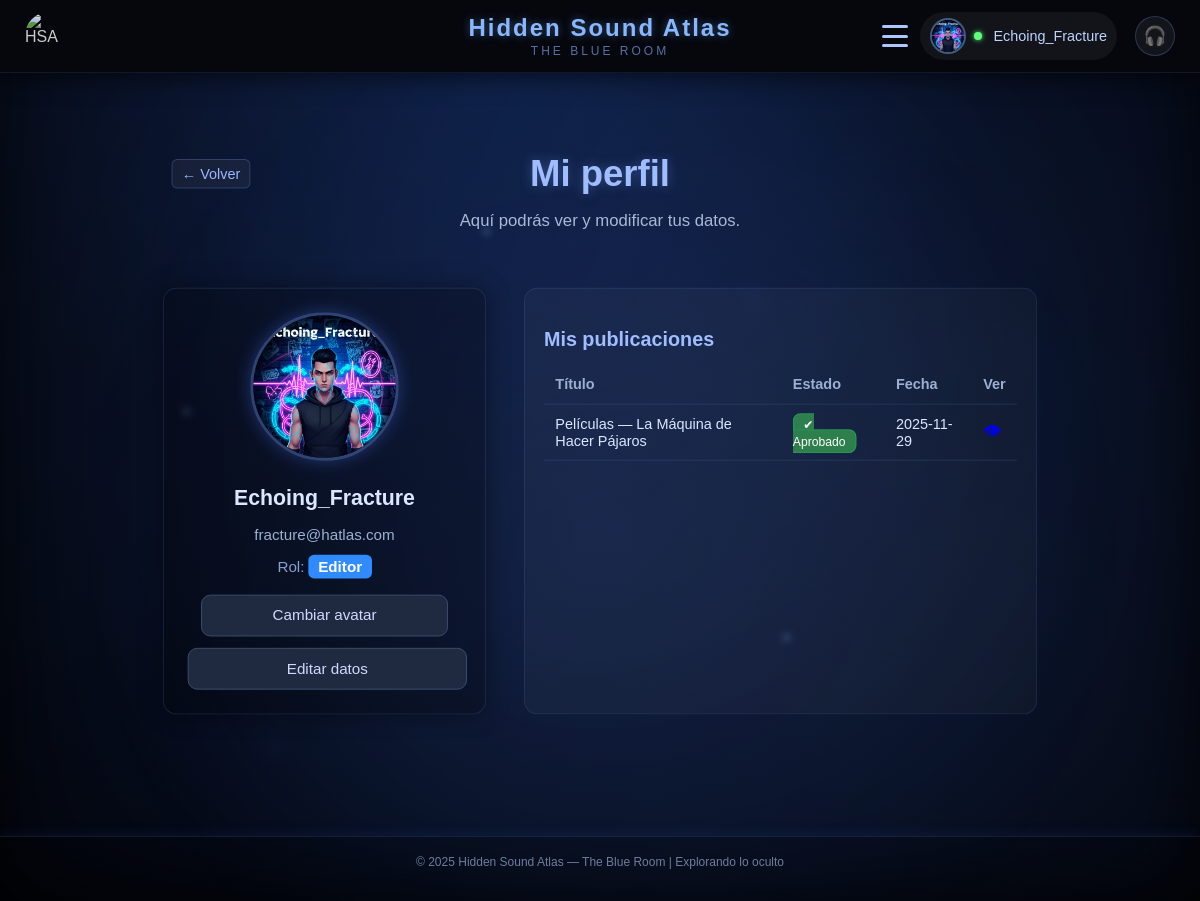
The app's page /public/?controller=users&action=profile (signed in) with its own data.
### tables this page shows
CREATE TABLE IF NOT EXISTS users (
    id INT UNSIGNED AUTO_INCREMENT PRIMARY KEY,
    username VARCHAR(50) NOT NULL UNIQUE,
    email VARCHAR(100) NOT NULL UNIQUE,
    password VARCHAR(255) NOT NULL,
    avatar VARCHAR(255) NULL,
    role ENUM('admin','editor','user') DEFAULT 'user',
    active TINYINT(1) DEFAULT 1,
    created_at DATETIME DEFAULT CURRENT_TIMESTAMP
);

CREATE TABLE IF NOT EXISTS posts (
    id INT UNSIGNED AUTO_INCREMENT PRIMARY KEY,
    title VARCHAR(255) NOT NULL,
    subtitle VARCHAR(255) NULL,
    slug VARCHAR(255) NOT NULL UNIQUE,
    content TEXT NOT NULL,
    image VARCHAR(255) NULL,
    visibility ENUM('public','private') DEFAULT 'public',
    status ENUM('draft','pending','approved','rejected') NOT NULL DEFAULT 'approved',
    author_id INT UNSIGNED NOT NULL,
    created_at DATETIME DEFAULT CURRENT_TIMESTAMP,

    CONSTRAINT fk_posts_user
        FOREIGN KEY (author_id)
        REFERENCES users(id)
        ON DELETE CASCADE
);

### app/controllers/UsersController.php (called while the page is built, shortened)
<?php
require_once __DIR__ . '/../models/User.php';
class UsersController {
    public function profile() {
        $userModel = new User();
        $user = $userModel->findById($_SESSION['user_id']);
        $posts = [];
        if ($_SESSION['role'] !== 'user') {
            require_once __DIR__ . '/../models/Post.php';
            $postModel = new Post();
            $posts = $postModel->getPostsByUser($_SESSION['user_id']);
        }
        $this->render("layout_private.php", "users/profile.php", [
            "title" => "Mi perfil",
            "user" => $user,
            "posts" => $posts
        ]);
    }
    private function render($layout, $view, $data = []) {
        extract($data);
        require __DIR__ . "/../views/$view";
    }
}

### app/core/Router.php (called while the page is built, shortened)
<?php
class Router {
    public static function route() {
        $action = isset($_GET['action']) ? $_GET['action'] : 'publicHome';
        $controllerObject = new $controllerName();
        $controllerObject->$action();
    }
}

### Public/index.php (called while the page is built)
<?php
require_once __DIR__ . '/../app/core/Router.php';
Router::route();

### config/config.php (called while the page is built)
<?php
return [
    'db_host' => 'localhost',
    'db_name' => 'hiddensound_atlas',
    'db_user' => 'root',
    'db_pass' => ''
];

### app/core/Database.php (called while the page is built)
<?php
class Database {
    private $connection;
    public function __construct() {
        $config = require __DIR__ . '/../../config/config.php';
        $host = $config['db_host'];
        $dbname = $config['db_name'];
        $user = $config['db_user'];
        $pass = $config['db_pass'];
        try {
            $this->connection = new PDO(
                "mysql:host=$host;dbname=$dbname;charset=utf8",
                $user,
                $pass
            );
            $this->connection->setAttribute(PDO::ATTR_ERRMODE, PDO::ERRMODE_EXCEPTION);
        } catch (PDOException $e) {
            die("Error de conexión a la base de datos: " . $e->getMessage());
        }
    }
    public function getConnection() {
        return $this->connection;
    }
}

### app/models/User.php (called while the page is built, shortened)
<?php
require_once __DIR__ . '/../core/Database.php';
class User {
    private $conn;
    public function __construct() {
        $db = new Database();
        $this->conn = $db->getConnection();
    }
    public function findById($id) {
        $sql = "SELECT * FROM users WHERE id = :id LIMIT 1";
        $stmt = $this->conn->prepare($sql);
        $stmt->execute([':id' => $id]);
        return $stmt->fetch(PDO::FETCH_ASSOC);
    }
}

### app/models/Post.php (called while the page is built, shortened)
<?php
require_once __DIR__ . '/../core/Database.php';
class Post {
    private $conn;
    public function __construct() {
        $db = new Database();
        $this->conn = $db->getConnection();
    }
    public function getPostsByUser($userId) {
        $sql = "SELECT * FROM posts WHERE author_id = :uid ORDER BY created_at DESC";
        $stmt = $this->conn->prepare($sql);
        $stmt->execute([':uid' => $userId]);
        return $stmt->fetchAll(PDO::FETCH_ASSOC);
    }
}

### app/views/users/profile.php (the view, shortened to what this page needs)
<?php
$avatar = $user['avatar'] ?: "/avatars/Default.jpg";
$avatarPath = "/Proyecto_BlogPHP/public" . $avatar;
require_once __DIR__ . "/../../models/Post.php";
$postModel = new Post();
$posts = $postModel->getPostsByUser($user['id']);
?>
<div class="edit-header">
    <a href="javascript:history.back()" class="btn-back">← Volver</a>
    <h2 class="profile-title">Mi perfil</h2>
</div>
<p class="profile-subtitle">Aquí podrás ver y modificar tus datos.</p>
<div class="profile-wrapper">
    <div class="profile-left">
        <img src="<?= $avatarPath ?>"
             alt="avatar"
             class="profile-avatar"
             id="profileAvatar">
        <h3 class="profile-username"><?= htmlspecialchars($user['username']) ?></h3>
        <p class="profile-email"><?= htmlspecialchars($user['email']) ?></p>
        <p class="profile-role">
            Rol:
            <span class="role-badge role-<?= strtolower($user['role']) ?>">
                <?= ucfirst($user['role']) ?>
            </span>
        </p>
        <div class="profile-buttons">
            <button type="button"
                    class="btn-small"
                    onclick="document.getElementById('avatarInput').click()">
                Cambiar avatar
            </button>
            <a href="/Proyecto_BlogPHP/public/?controller=users&action=editProfileForm"
               class="btn-small">
                Editar datos
            </a>
        </div>
    </div>
    <?php if ($_SESSION['role'] !== 'user'): ?>
        <div class="profile-right">
            <h3 class="profile-section-title">Mis publicaciones</h3>
            <?php if (empty($posts)): ?>
                <p style="opacity:.7;">No tienes publicaciones todavía.</p>
            <?php else: ?>
                <?php
                $statusLabels = [
                    'approved' => 'Aprobado',
                    'pending'  => 'Pendiente',
                    'rejected' => 'Rechazado',
                    'draft'    => 'Borrador'
                ];
                ?>
                <table class="profile-post-table">
                    <thead>
                        <tr>
                            <th>Título</th>
                            <th>Estado</th>
                            <th>Fecha</th>
                            <th>Ver</th>
                        </tr>
                    </thead>
                    <tbody>
                        <?php foreach ($posts as $p): ?>
                            <tr>
                                <td><?= htmlspecialchars($p['title']) ?></td>
                                <td>
                                    <span class="post-status-badge status-<?= strtolower($p['status']) ?>">
                                        <?= $statusLabels[strtolower($p['status'])] ?? $p['status'] ?>
                                    </span>
                                </td>
                                <td><?= substr($p['created_at'], 0, 10) ?></td>
                                <td>
                                    <a href="/Proyecto_BlogPHP/public/?controller=posts&action=view&id=<?= $p['id'] ?>"
                                       class="view-eye">👁</a>
                                </td>
                            </tr>
                        <?php endforeach; ?>
                    </tbody>
                </table>
            <?php endif; ?>
        </div>
    <?php endif; ?>
</div>

### Public/css/general.css (style rules this page uses)
body { margin: 0; padding: 0; background: #0a0a0a; color: #e0e0e0; font-family: Arial, sans-serif; }
.status-approved { color: #a8ffc2; background: rgba(0, 255, 120, 0.12); border: 1px solid rgba(0, 255, 120, 0.25); }

### Public/css/blue-room.css (style rules this page uses)
body, .auth-body, .home-public-body, .private-body { background: transparent !important; color: #e0e0e0; position: relative; overflow-x: hidden; }
.private-body { margin: 0; min-height: 100vh; background: radial-gradient(circle at top, #1a2a3a 0%, #050608 55%, #000000 100%); color: #e0e0e0; font-family: Arial, sans-serif; }
.btn-back { color: #9db6ff; text-decoration: none; font-size: 0.95rem; padding: 6px 10px; border-radius: 6px; background: rgba(255,255,255,0.05); border: 1px solid rgba(120,160,255,0.25); transition: .25s ease; }

### Public/css/blue-room2.css (style rules this page uses)
.status-approved { color: #a8ffc2; background: rgba(0,255,120,0.12); border: 1px solid rgba(0,255,120,0.25); }
.status-approved::before { content: "✔"; }

### Public/css/blue-room3.css (style rules this page uses)
.status-approved { background: #2e7f4e; }
.profile-title { text-align: center; font-size: 2.4rem; color: #9fbdff; margin-bottom: 5px; text-shadow: 0 0 12px rgba(120,160,255,0.35); }
.profile-subtitle { text-align: center; margin-bottom: 40px; font-size: 1.1rem; color: #a8b8d8; }
.profile-wrapper { display: grid; grid-template-columns: minmax(280px, 340px) 1fr; gap: 40px; padding: 20px; max-width: 1200px; margin: 0 auto; }
.profile-left { background: rgba(0,0,0,0.25); border: 1px solid rgba(120,160,255,0.15); padding: 25px; border-radius: 14px; text-align: center; box-shadow: 0 0 25px rgba(0,0,0,0.4); width: 100%; box-sizing: border-box; overflow: hidden; }

### Public/css/blue-room4.css (style rules this page uses)
.profile-avatar { width: 150px; height: 150px; border-radius: 50%; object-fit: cover; border: 3px solid rgba(120,160,255,0.35); box-shadow: 0 0 18px rgba(80,120,255,0.35), inset 0 0 10px rgba(80,120,255,0.20); cursor: pointer; transition: .25s ease; }
.profile-username { color: #dce6ff; font-size: 1.4rem; margin-bottom: 5px; }
.profile-email { color: #9bb0d3; margin-bottom: 5px; }
.profile-role { color: #88a0d0; margin-bottom: 20px; }
.role-badge { padding: 4px 10px; border-radius: 6px; font-weight: 600; color: #fff; }
.role-editor { background:#2f8bff; }
.btn-small { display: block; width: 100%; max-width: 260px; margin: 0 auto; padding: 12px 16px; background: #1f2a40; border: 1px solid #3c4f70; border-radius: 10px; cursor: pointer; color: #cfd9ff; text-align: center; text-decoration: none; font-size: 16px; transition: 0.2s ease; }
.profile-buttons { width: 100%; display: flex; flex-direction: column; gap: 12px; margin-top: 15px; }
.profile-right { padding: 20px; background: rgba(255,255,255,0.03); border: 1px solid rgba(120,160,255,0.12); border-radius: 14px; }
.profile-section-title { color: #9fbdff; font-size: 1.3rem; margin-bottom: 15px; }
.profile-post-table { width: 100%; border-collapse: collapse; font-size: 0.95rem; }
.profile-post-table th, .profile-post-table td { padding: 12px; border-bottom: 1px solid rgba(120,160,255,0.15); color: #dce6ff; }
.profile-post-table th { text-align: left; color: #9bb0d3; }
.view-eye { text-decoration:none; font-size:1.2rem; }
.post-status-badge { padding: 4px 10px; border-radius:8px; font-size:0.8rem; color: #fff; }
.status-approved { background:#2e7f4e; }
.edit-header { position: relative; width: 100%; text-align: center; margin-bottom: 10px; }
.edit-header .btn-back { position: absolute; left: 3%; top: 50%; transform: translateY(-50%); }

### Public/css/background-dynamic.css (style rules this page uses)
body { --scroll: 0; }
body::before { content: ""; position: fixed; inset: 0; background: radial-gradient(circle at 40% 0%, #0a1630 0%, #03050a 45%, #000000 100% ); background-position-y: calc(50% + var(--scroll) * 0.35%); animation: brGradient 38s ease-in-out infinite alternate; z-index: -4; pointer-events: none; }
body::after { content: ""; position: fixed; inset: 0; background: radial-gradient(circle at 15% 20%, rgba(80,130,255,0.10), transparent 60%), radial-gradient(circle at 80% 75%, rgba(120,160,255,0.12), transparent 60%); opacity: 0.22; animation: fogMove 60s ease-in-out infinite; z-index: -3; pointer-events: none; }

### records on screen
users: avatar (picture), username "Echoing_Fracture", email "fracture@hatlas.com", role "Editor"
posts: title "Películas — La Máquina de Hacer Pájaros", status "Aprobado", created_at "2025-11-29"

### other values on screen
$_SESSION['username'] "Echoing_Fracture"
